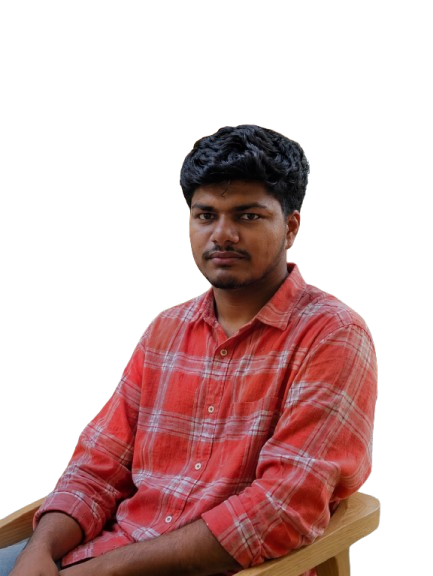
#> input picture assets/surya-1.png, 433 x 576 px
$ python generate_portrait.py assets/surya-1.png assets/surya.svg
#> lines starting #> are read from the running program, lines starting #| are printed output that depends on the picture
#!/usr/bin/env python3
"""
Generate a halftone-dot SVG portrait from a (background-removed) photo.

Usage:
    python3 generate_portrait.py assets/surya-1.png assets/surya.svg

It samples the image on a hex grid and draws one circle per cell, sized by
darkness — so light areas fade to nothing and the subject emerges as dots.
Transparent / white pixels are treated as background and left empty.

Requires: pillow, numpy   ->   pip install pillow numpy
"""
import sys
import numpy as np
from PIL import Image, ImageDraw, ImageOps, ImageFilter

SRC = sys.argv[1] if len(sys.argv) > 1 else "assets/surya-1.png"
OUT = sys.argv[2] if len(sys.argv) > 2 else "assets/surya.svg"

# --- tunables ---
UPSCALE = 2.6      # sample a finer grid for crisper detail
SPACING = 9.0      # distance between dots (smaller = more detail)
MAX_R   = 5.2      # largest dot radius
GAMMA   = 1.25     # darkness response curve
FLOOR   = 0.14     # skip cells lighter than this

im = Image.open(SRC)
#> im is the input picture: PIL image 433x576 RGBA; mean R, G, B, A 56.6, 28.4, 27.3, 101.2
W, H = int(im.size[0] * UPSCALE), int(im.size[1] * UPSCALE)
#> W = 1125; H = 1497
im = im.resize((W, H), Image.LANCZOS)
#> im: PIL image 1125x1497 RGBA

# foreground mask: alpha channel if present, else "not near-white"
if im.mode in ("RGBA", "LA") or "transparency" in im.info:
    rgba = im.convert("RGBA")
    alpha = np.asarray(rgba.split()[-1], float) / 255.0
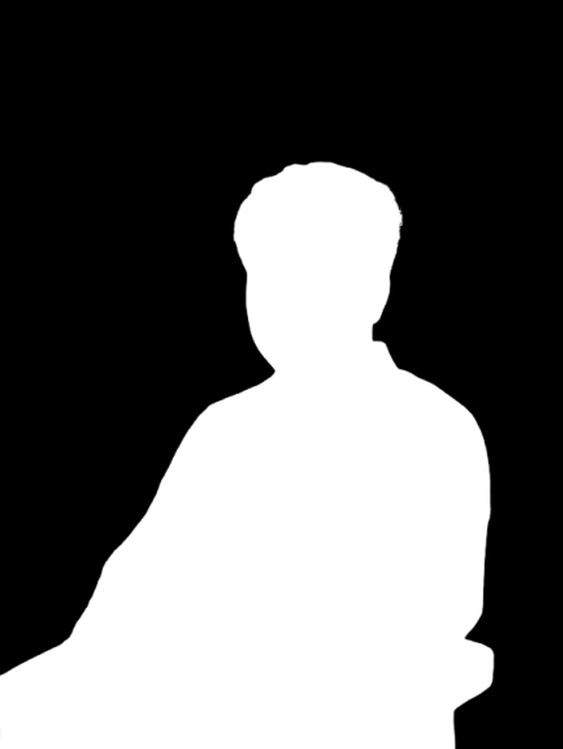
#> alpha: shape (1497, 1125) float64 (shown at 1/2 size); min 0, max 1, mean 0.397
    rgb = rgba.convert("RGB")
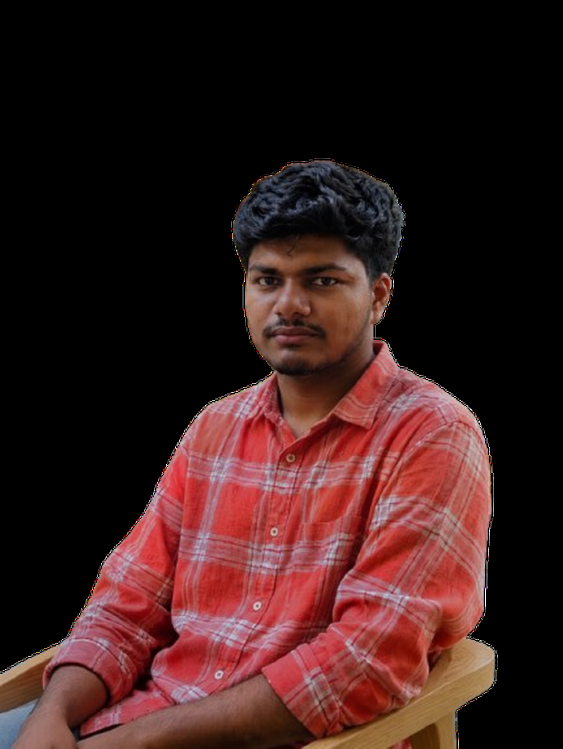
#> rgb: PIL image 1125x1497 RGB (shown at 1/2 size); mean R, G, B 57.2, 28.8, 27.7
else:
    rgb = im.convert("RGB")
    whiteness = np.asarray(rgb, float).min(axis=2) / 255.0
    alpha = np.clip((0.93 - whiteness) / 0.06, 0, 1)

mask_img = Image.fromarray((alpha * 255).astype(np.uint8))
mask_img = mask_img.filter(ImageFilter.MinFilter(7))     # erode white halo
mask_img = mask_img.filter(ImageFilter.GaussianBlur(2))
mask = np.asarray(mask_img, float) / 255.0

# tones: boost local contrast for features, keep skin light
gray = ImageOps.grayscale(rgb)
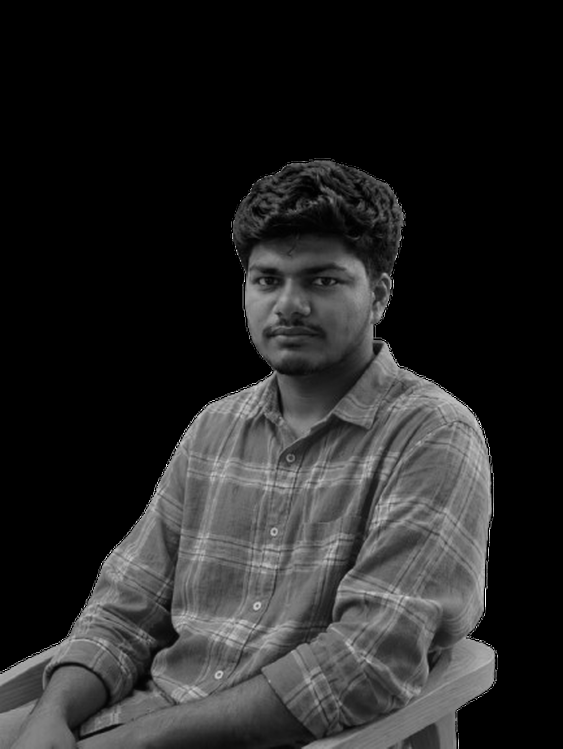
#> gray: PIL image 1125x1497 L (shown at 1/2 size); min 0, max 255, mean 37.2
tone = gray.filter(ImageFilter.UnsharpMask(radius=10, percent=150, threshold=2))
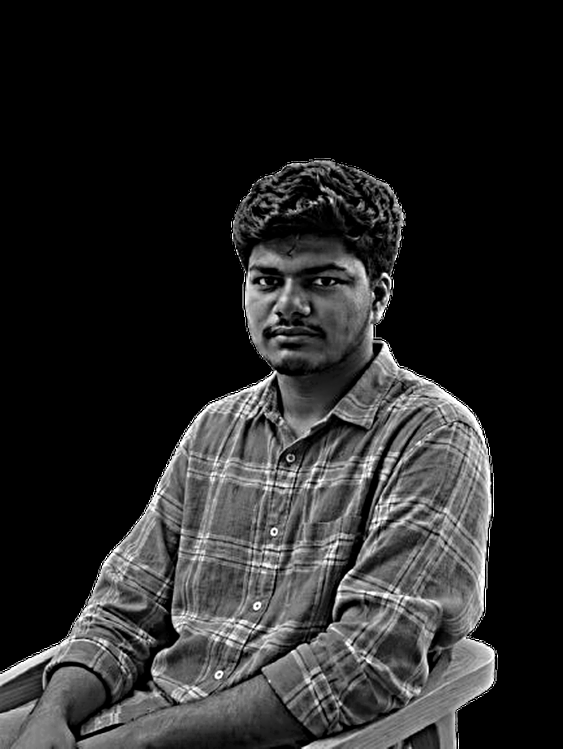
#> tone: PIL image 1125x1497 L (shown at 1/2 size); min 0, max 255, mean 38.7
tone = ImageOps.autocontrast(tone, cutoff=1)
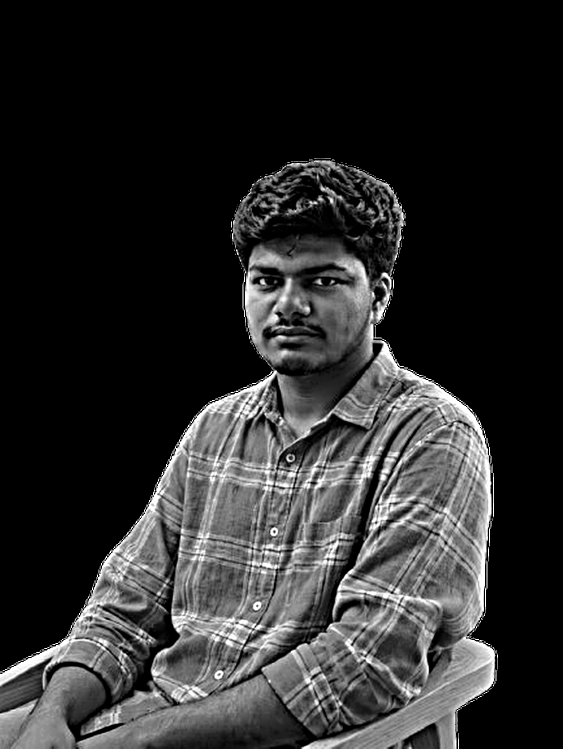
#> tone: PIL image 1125x1497 L (shown at 1/2 size); min 0, max 255, mean 43.8
lum = np.asarray(tone, float) / 255.0
lum = np.clip(lum ** 0.80, 0, 1)
darkness = np.clip((1.0 - lum) ** 1.15, 0, 1)
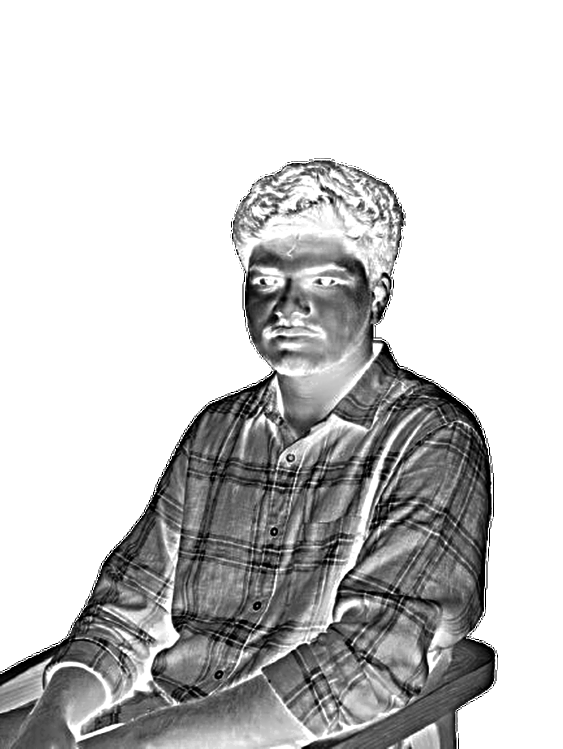
#> darkness: shape (1497, 1125) float64 (shown at 1/2 size); min 0, max 1, mean 0.788
eff = darkness * mask
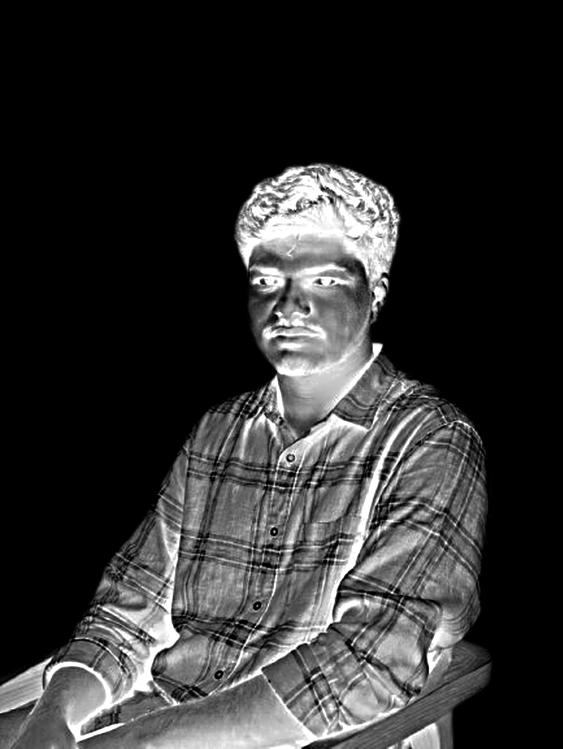
#> eff: shape (1497, 1125) float64 (shown at 1/2 size); min 0, max 1, mean 0.189

# hex-grid sampling -> circles
dots, row, y = [], 0, SPACING * 0.5
while y < H:
    x = SPACING * 0.5 + (SPACING * 0.5 if row % 2 else 0)
    while x < W:
        v = eff[int(y), int(x)]
        if v > FLOOR:
            r = MAX_R * (v ** GAMMA)
            if r > 0.4:
                dots.append((x, y, r))
        x += SPACING
    y += SPACING * 0.866
    row += 1
#> after the loop, dots = 8750 items, first 6: (616.5, 331.8, 0.867), (625.5, 331.8, 2.47), (634.5, 331.8, 2.71), (643.5, 331.8, 1.97), (652.5, 331.8, 2.61), (661.5, 331.8, 0.972); row = 192; y = 1500.9

svg = (f'<svg xmlns="http://www.w3.org/2000/svg" viewBox="0 0 {W} {H}" '
       f'width="{W}" height="{H}" fill="currentColor" role="img" '
       f'aria-label="Halftone portrait">'
       + "".join(f'<circle cx="{x:.1f}" cy="{y:.1f}" r="{r:.2f}"/>' for x, y, r in dots)
       + '</svg>')
open(OUT, "w").write(svg)
print(f"{len(dots)} dots -> {OUT} ({len(svg)//1024} KB)")
#| 8750 dots -> assets/surya.svg (347 KB)
